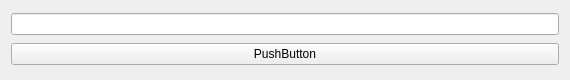
<?xml version="1.0" encoding="UTF-8"?>
<ui version="4.0">
 <class>SampleWidget</class>
 <widget class="QWidget" name="SampleWidget">
  <property name="geometry">
   <rect>
    <x>0</x>
    <y>0</y>
    <width>570</width>
    <height>80</height>
   </rect>
  </property>
  <property name="windowTitle">
   <string>Form</string>
  </property>
  <layout class="QVBoxLayout" name="verticalLayout">
   <item>
    <widget class="QLineEdit" name="lineEdit"/>
   </item>
   <item>
    <widget class="QPushButton" name="pushButton">
     <property name="text">
      <string>PushButton</string>
     </property>
    </widget>
   </item>
  </layout>
 </widget>
 <resources/>
 <connections/>
</ui>
